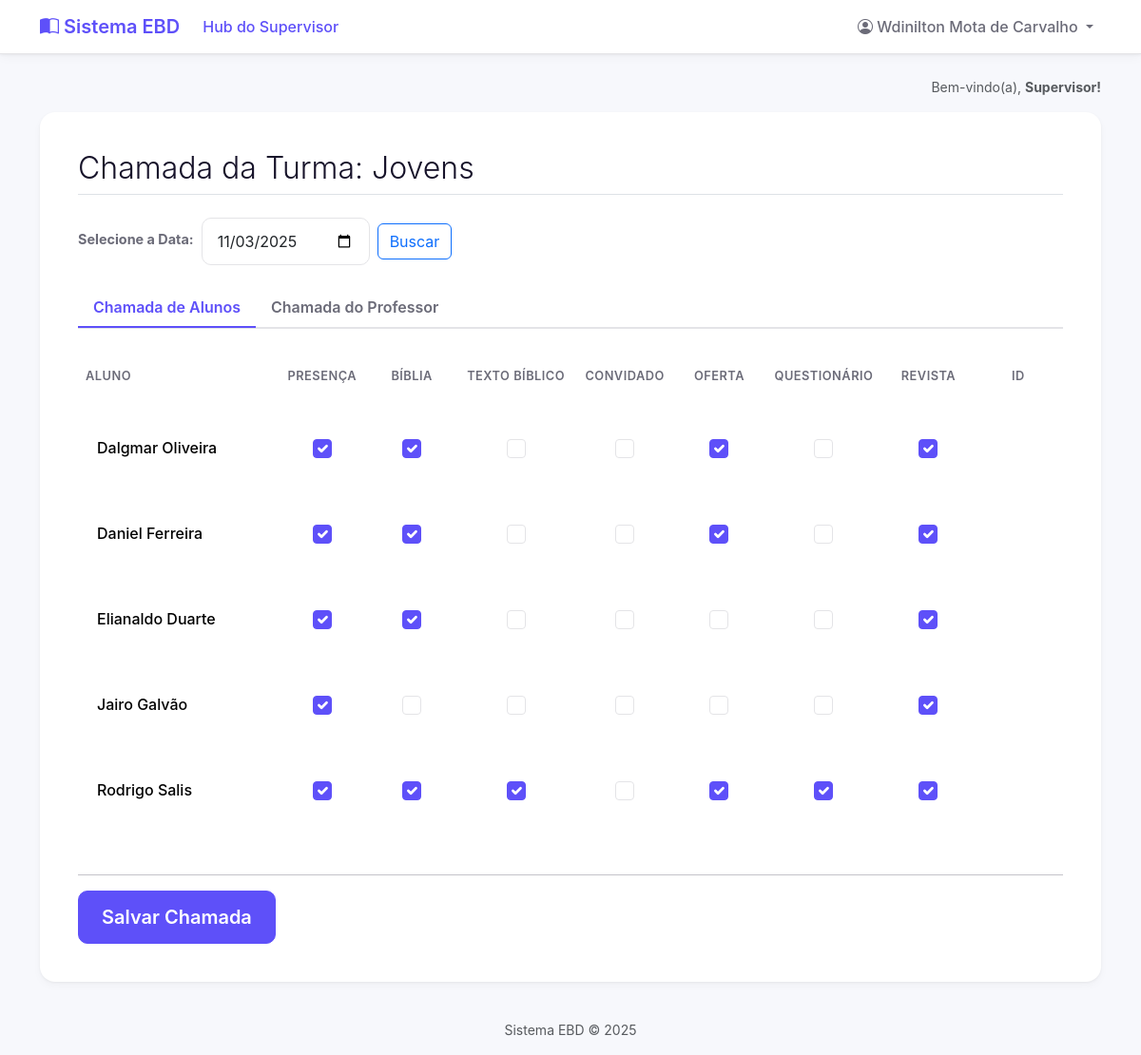
The page /turma/1/chamada/ (signed in) on the database its author committed.
### core/models.py (models this page shows, shortened)
class Turma(models.Model):
    nome = models.CharField(max_length=100, unique=True)
    professores = models.ManyToManyField(
        User,
        blank=True, # Uma turma pode, temporariamente, não ter professores
        related_name='turmas_lecionadas',
        limit_choices_to={'groups__name': 'Professores'}
    )

class RegistroChamada(models.Model):
    chamada = models.ForeignKey(Chamada, on_delete=models.CASCADE, related_name='registros')
    aluno = models.ForeignKey(Aluno, on_delete=models.CASCADE, related_name='registros_de_chamada')
    presenca = models.BooleanField(default=False, verbose_name="Presença")
    biblia = models.BooleanField(default=False, verbose_name="Bíblia")
    versiculo = models.BooleanField(default=False, verbose_name="Texto Bíblico")
    convidado = models.BooleanField(default=False, verbose_name="Convidado")
    oferta = models.BooleanField(default=False, verbose_name="Oferta")
    atividades = models.BooleanField(default=False, verbose_name="Questionário")
    revista = models.BooleanField(default=False, verbose_name="Revista") # <-- ADICIONE ESTA LINHA
    pontos_ganhos = models.IntegerField(default=0)

class Aluno(models.Model):
    user = models.OneToOneField(
        User,
        on_delete=models.CASCADE,
        related_name='aluno', # Permite fazer request.user.aluno
        null=True,
        blank=True
    )
    nome_completo = models.CharField(max_length=255)
    turma = models.ForeignKey(
        Turma,
        on_delete=models.CASCADE,
        related_name='alunos'
    )
    pontos_totais = models.IntegerField(default=0)
    data_cadastro = models.DateTimeField(auto_now_add=True)

### core/views.py (the view)
# urls.py: path('turma/<int:turma_id>/chamada/', views.pagina_chamada, name='pagina_chamada'),
@login_required
def pagina_chamada(request, turma_id):
    permissores = permissoes_context(request)
    turma = get_object_or_404(Turma, id=turma_id)
    acesso_permitido = False
    if permissores['is_supervisor']:
        acesso_permitido = True
    elif permissores['is_professor'] and request.user in turma.professores.all():
        acesso_permitido = True
    if not acesso_permitido:
        return HttpResponseForbidden("<h1>Acesso Negado</h1><p>Você não tem permissão para fazer a chamada desta turma.</p>")
    data_selecionada_str = request.GET.get('data', date.today().isoformat())
    data_selecionada = date.fromisoformat(data_selecionada_str)
    chamada, _ = Chamada.objects.get_or_create(
        turma=turma,
        data=data_selecionada,
        defaults={'criado_por': request.user}
    )
    alunos_da_turma = turma.alunos.all().order_by('nome_completo')
    for aluno in alunos_da_turma:
        RegistroChamada.objects.get_or_create(chamada=chamada, aluno=aluno)
    professores_da_turma = turma.professores.all()
    for prof_user in professores_da_turma:
        try:
            perfil_prof = prof_user.perfil_professor
            RegistroChamadaProfessor.objects.get_or_create(
                chamada=chamada,
                professor=perfil_prof
            )
        except PerfilProfessor.DoesNotExist:
            pass # Ignora se o professor não tiver perfil (raro)
    RegistroChamadaFormSet = modelformset_factory(RegistroChamada, form=RegistroChamadaForm, extra=0)
    RegistroChamadaProfessorFormSet = modelformset_factory(
        RegistroChamadaProfessor,
        form=RegistroChamadaProfessorForm,
        extra=0
    )
    if request.method == 'POST':
        queryset_alunos = RegistroChamada.objects.filter(chamada=chamada)
        formset_alunos = RegistroChamadaFormSet(request.POST, queryset=queryset_alunos, prefix='alunos')
        queryset_professores = RegistroChamadaProfessor.objects.filter(chamada=chamada, professor__user__in=professores_da_turma)
        formset_professores = RegistroChamadaProfessorFormSet(request.POST, queryset=queryset_professores, prefix='professores')
        if formset_alunos.is_valid() and formset_professores.is_valid():
            formset_alunos.save()
            formset_professores.save() # Salva todos os professores
            if permissores['is_supervisor']:
                return redirect('gerenciamento_turmas')
            else:
                return redirect('dashboard')
    else:
        queryset_alunos = RegistroChamada.objects.filter(chamada=chamada).select_related('aluno').order_by('aluno__nome_completo')
        formset_alunos = RegistroChamadaFormSet(queryset=queryset_alunos, prefix='alunos')
        queryset_professores = RegistroChamadaProfessor.objects.filter(chamada=chamada, professor__user__in=professores_da_turma).select_related('professor__user').order_by('professor__user__username')
        formset_professores = RegistroChamadaProfessorFormSet(queryset=queryset_professores, prefix='professores')
    contexto = {
        'turma': turma,
        'formset_alunos': formset_alunos,
        'formset_professores': formset_professores, # Nova variável (FormSet)
        'data_selecionada_str': data_selecionada_str,
        'chamada': chamada,
    }
    return render(request, 'chamada.html', contexto)

### core/context_processors.py (called while the page is built)
def permissoes_context(request):
    is_professor = False
    is_aluno = False
    is_supervisor = False
    aluno = None
    if request.user.is_authenticated:
        is_supervisor = request.user.groups.filter(name='Supervisores').exists()
        is_professor = request.user.groups.filter(name='Professores').exists()
        try:
            aluno = request.user.aluno
            is_aluno = True
        except:
            is_aluno = False
    return {
        'is_supervisor': is_supervisor,
        'is_professor': is_professor,
        'is_aluno': is_aluno,
        'aluno_global': aluno,
    }

### templates/chamada.html (shortened to what this page needs)
{% extends 'base.html' %}
{% block content %}
    <div class="d-flex justify-content-between align-items-center border-bottom pb-2 mb-4">
        <h2 class="fw-light mb-0">Chamada da Turma: {{ turma.nome }}</h2>
    </div>
    <form method="get" action="" class="row g-2 align-items-center mb-4">
        <div class="col-auto">
            <label for="data" class="form-label fw-bold">Selecione a Data:</label>
        </div>
        <div class="col-auto">
            <input
                type="date"
                id="data"
                name="data"
                value="{{ data_selecionada_str }}"
                class="form-control">
        </div>
        <div class="col-auto">
            <button type="submit" class="btn btn-outline-primary">Buscar</button>
        </div>
    </form>
    <ul class="nav nav-tabs" id="chamadaTab" role="tablist">
        <li class="nav-item" role="presentation">
            <button class="nav-link active" id="alunos-tab" data-bs-toggle="tab" data-bs-target="#alunos" type="button" role="tab" aria-controls="alunos" aria-selected="true">
                Chamada de Alunos
            </button>
        </li>
        <li class="nav-item" role="presentation">
            <button class="nav-link" id="professor-tab" data-bs-toggle="tab" data-bs-target="#professor" type="button" role="tab" aria-controls="professor" aria-selected="false">
                Chamada do Professor
            </button>
        </li>
    </ul>
    <form method="post">
        <div class="tab-content" id="chamadaTabContent">
            <div class="tab-pane fade show active" id="alunos" role="tabpanel" aria-labelledby="alunos-tab">
                <div class="table-responsive">
                    <table class="table table-hover align-middle">
                        <thead>
                            <tr>
                                <th style="min-width: 200px;">Aluno</th>
                                {% if formset_alunos.forms %}
                                    {% for field in formset_alunos.forms.0 %}
                                        <th class="text-center" style="min-width: 90px;">{{ field.label }}</th>
                                    {% endfor %}
                                {% endif %}
                            </tr>
                        </thead>
                        <tbody>
                            {% for form in formset_alunos %}
                                <tr>
                                    <td>
                                        {{ form.instance.aluno.nome_completo }}
                                    </td>
                                    {% for field in form %}
                                        <td class="text-center">
                                            <div class="form-check">
                                                {{ field }}
                                            </div>
                                        </td>
                                    {% endfor %}
                                </tr>
                            {% endfor %}
                        </tbody>
                    </table>
                </div>
            </div>
        </div> <hr class="mt-4">
    <button type="submit" class="btn btn-primary btn-lg">Salvar Chamada</button>
    </form>
{% endblock %}

### templates/base.html (shortened to what this page needs)
{% load static %}
<!DOCTYPE html>
<html lang="pt-br">
<head>
    <link href="https://cdn.jsdelivr.net/npm/bootstrap@5.3.3/dist/css/bootstrap.min.css" rel="stylesheet">
    <link rel="stylesheet" href="https://cdn.jsdelivr.net/npm/bootstrap-icons@1.11.3/font/bootstrap-icons.min.css">
    <link rel="stylesheet" href="{% static 'css/custom.css' %}">
</head>
<body class="d-flex flex-column min-vh-100">
    <nav class="navbar navbar-expand-lg navbar-light navbar-custom sticky-top">
        <div class="container">
            <a class="navbar-brand" href="#">
                <i class="bi bi-book-half"></i>
                Sistema EBD
            </a>
            <div class="collapse navbar-collapse" id="navbarNav">
                <ul class="navbar-nav me-auto mb-2 mb-lg-0">
                    {% if is_supervisor %}
                        <li class="nav-item">
                            <a class="nav-link active" href="{% url 'relatorios' %}">Hub do Supervisor</a>
                        </li>
                    {% endif %}
                </ul>
                <ul class="navbar-nav ms-auto">
                    {% if user.is_authenticated %}
                        <li class="nav-item dropdown">
                            <a class="nav-link dropdown-toggle" href="#" id="navbarDropdown" role="button" data-bs-toggle="dropdown" aria-expanded="false">
                                <i class="bi bi-person-circle"></i>
                                {{ user.first_name }} {{ user.last_name }}
                            </a>
                        </li>
                    {% endif %}
                </ul>
            </div>
        </div>
    </nav>
    <main class="container my-4">
        {% if user.is_authenticated %}
        <div class="text-end text-muted small mb-3">
            Bem-vindo(a),
            <span class="fw-bold">
                {% if is_supervisor %} Supervisor!
                {% elif is_professor %} Professor!
                {% elif is_aluno %} Aluno!
                {% else %} Usuário!
                {% endif %}
            </span>
        </div>
        {% endif %}
        <div class="main-content-card">
            {% block content %}
            {% endblock %}
        </div>
    </main>
    <footer class="mt-auto text-center text-muted small p-3">
        Sistema EBD &copy; {% now "Y" %}
    </footer>
</body>
</html>

### static/css/custom.css (style rules this page uses)
:root { --cor-primaria: #5E50F9; --cor-primaria-clara: #f4f2ff; --cor-fundo: #f7f8fc; --cor-texto: #17132a; --cor-texto-suave: #6b6b78; --cor-borda: #e4e4e7; --raio-borda-lg: 16px; --raio-borda-md: 10px; --sombra-card: 0 4px 10px rgba(0, 0, 0, 0.03), 0 1px 3px rgba(0, 0, 0, 0.05); --sombra-card-hover: 0 8px 25px rgba(94, 80, 249, 0.1), 0 4px 12px rgba(0, 0, 0, 0.04); }
body { background-color: var(--cor-fundo); color: var(--cor-texto); font-family: -apple-system, BlinkMacSystemFont, "Segoe UI", Roboto, "Helvetica Neue", Arial, sans-serif; }
.navbar.navbar-custom { background-color: white; border-bottom: 1px solid var(--cor-borda); box-shadow: var(--sombra-card); }
.navbar .navbar-brand { font-weight: 600; color: var(--cor-primaria); }
.navbar .nav-link { font-weight: 500; color: var(--cor-texto-suave); }
.navbar .nav-link.active, .navbar .nav-link:hover { color: var(--cor-primaria); }
.main-content-card { background-color: #ffffff; border-radius: var(--raio-borda-lg); padding: 2.5rem; box-shadow: var(--sombra-card); }
.table { border-collapse: separate; border-spacing: 0 8px; margin-top: -8px; }
.table th { border: none; color: var(--cor-texto-suave); font-weight: 600; text-transform: uppercase; font-size: 0.8rem; letter-spacing: 0.5px; padding-top: 1rem; padding-bottom: 1rem; }
.table td { background-color: #ffffff; border: none; padding: 1.25rem; vertical-align: middle; font-weight: 500; }
.table tr td:first-child { border-top-left-radius: var(--raio-borda-md); border-bottom-left-radius: var(--raio-borda-md); }
.table tr td:last-child { border-top-right-radius: var(--raio-borda-md); border-bottom-right-radius: var(--raio-borda-md); }
.btn-primary { background-color: var(--cor-primaria); border-color: var(--cor-primaria); border-radius: var(--raio-borda-md); font-weight: 600; padding: 0.75rem 1.5rem; }
.form-label { font-weight: 600; color: var(--cor-texto-suave); font-size: 0.9rem; }
.form-control { border-radius: var(--raio-borda-md); border: 1px solid var(--cor-borda); box-shadow: none; padding: 0.75rem 1rem; }
.nav-tabs { border-bottom: 2px solid var(--cor-borda); }
.nav-tabs .nav-link { border: none; border-bottom: 2px solid transparent; color: var(--cor-texto-suave); font-weight: 600; }
.nav-tabs .nav-link.active, .nav-tabs .nav-item.show .nav-link { color: var(--cor-primaria); border-color: var(--cor-primaria); background-color: transparent; }
.tab-content { padding-top: 1.5rem; }
.form-check-input { border-radius: 0.25em !important; border: 1px solid var(--cor-borda); height: 1.25em; width: 1.25em; }
.form-check-input:checked { background-color: var(--cor-primaria); border-color: var(--cor-primaria); }
.table td .form-check { display: flex; justify-content: center; align-items: center; min-height: 40px; padding-left: 0; }
.table td .form-check .form-check-input { float: none; margin-left: 0; }

### rows shown on the page
Turma: nome "Jovens"
RegistroChamada: instance.aluno.nome_completo "Dalgmar Oliveira"
RegistroChamada: instance.aluno.nome_completo "Daniel Ferreira"
RegistroChamada: instance.aluno.nome_completo "Elianaldo Duarte"
RegistroChamada: instance.aluno.nome_completo "Jairo Galvão"
RegistroChamada: instance.aluno.nome_completo "Rodrigo Salis"

### other values the page prints
{{ user.first_name }} "Wdinilton Mota"
{{ user.last_name }} "de Carvalho"
{{ field.label }} "PRESENÇA" "BÍBLIA" "TEXTO BÍBLICO" "CONVIDADO" "OFERTA" "QUESTIONÁRIO" "REVISTA" "ID"
